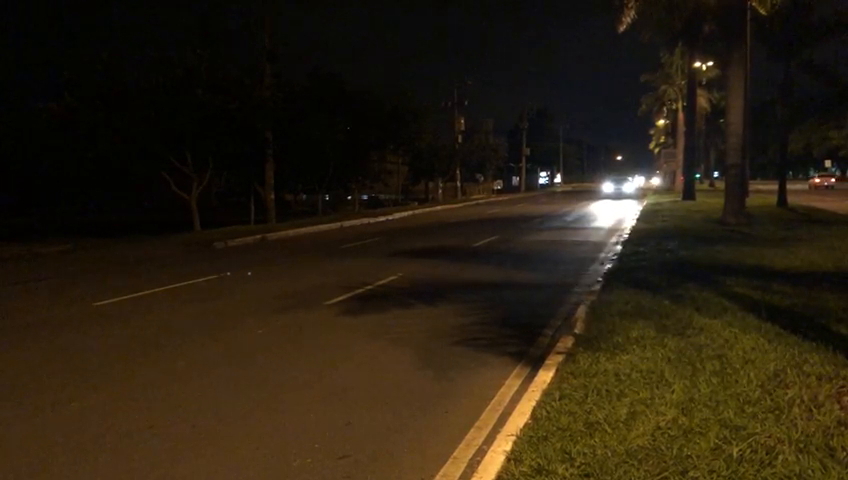
#> input picture frame 29 of l4.mp4, 848 x 480 px, given in place of teste.avi, which was not available
$ python teste.py
#> lines starting #> are read from the running program, lines starting #| are printed output that depends on the picture
import cv2 as cv
import numpy as np


def binarizar(matriz):
    T = 160
    linhas, colunas = matriz.shape
    for i in range(0, linhas):
        for j in range(0, colunas):
            if matriz[i][j] > T:
                matriz[i][j] = 255
            else:
                matriz[i][j] = 0


def frame_difference(previus_frame, frame):
    return frame - previus_frame


def func():
    background = frame_difference(previus_frame, frame)
    a, th3 = cv.threshold(frame, 170, 255, cv.THRESH_BINARY)
    th3 = cv.adaptiveThreshold(frame, 255, cv.ADAPTIVE_THRESH_GAUSSIAN_C, cv.THRESH_BINARY, 11, 2)
    # binarizar(background)
    cv.imshow("aloha", th3)
cap = cv.VideoCapture("teste.avi")

fgbg = cv.createBackgroundSubtractorMOG2()
cont = 0
frameanterior = 0
while(1):
    ret, frame = cap.read()
#> frame is the input picture: shape (480, 848, 3); mean B, G, R 16.2, 31.9, 42.1
    if not ret:
        break
    frame = cv.cvtColor(frame, cv.COLOR_BGR2YUV)
#> frame: shape (480, 848, 3); mean of channels 0, 1, 2 33.2, 119.7, 135.9
    frame = frame[:, :, 0]
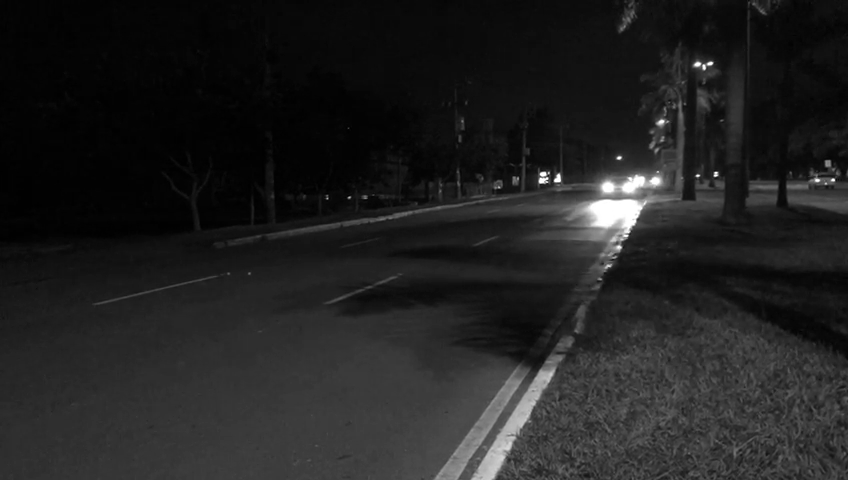
#> frame: shape (480, 848); min 0, max 255, mean 33.2
    cont += 1
    if 1400 < cont < 1640:
        # -------------------------------------
        # func()

        # -------------------------------------

        fgmask = fgbg.apply(frame)
        cv.imshow('frameee', frame)
        cv.imshow('frame', fgmask)
        k = cv.waitKey(0) & 0xff
        print(cont)
        if k == 27:
            break
    previus_frame = frame
cap.release()
cv.destroyAllWindows()

$ run again, starting later in the video
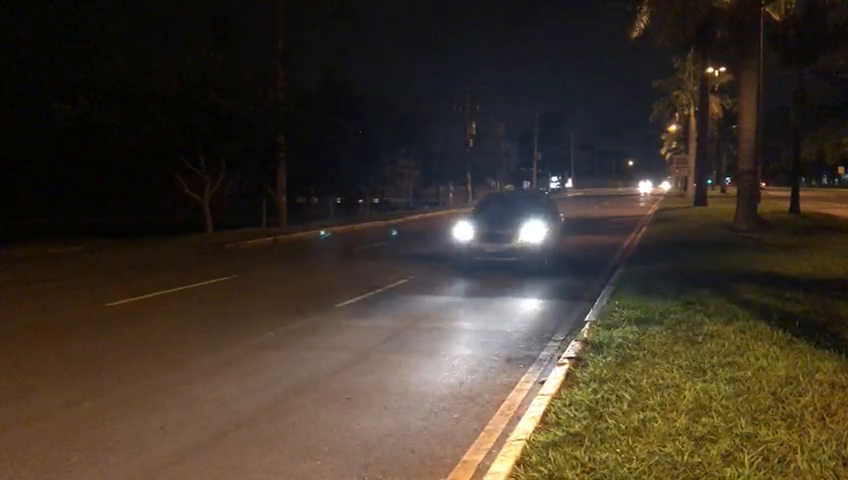
#> input picture frame 131 of l4.mp4, 848 x 480 px, given in place of teste.avi, which was not available
#> frame is the input picture: shape (480, 848, 3); mean B, G, R 42.5, 53.8, 63.8
#> `frame = frame[:, :, 0]`:
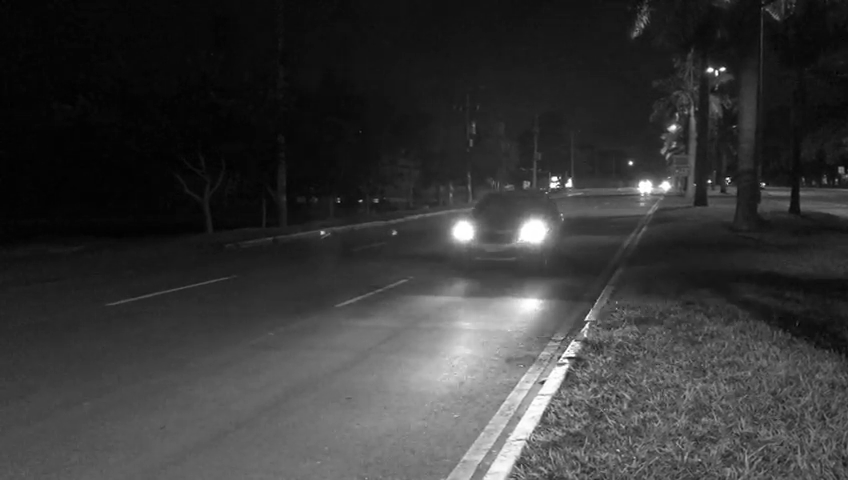
#> frame: shape (480, 848); min 1, max 255, mean 55.5

$ run again, starting later in the video
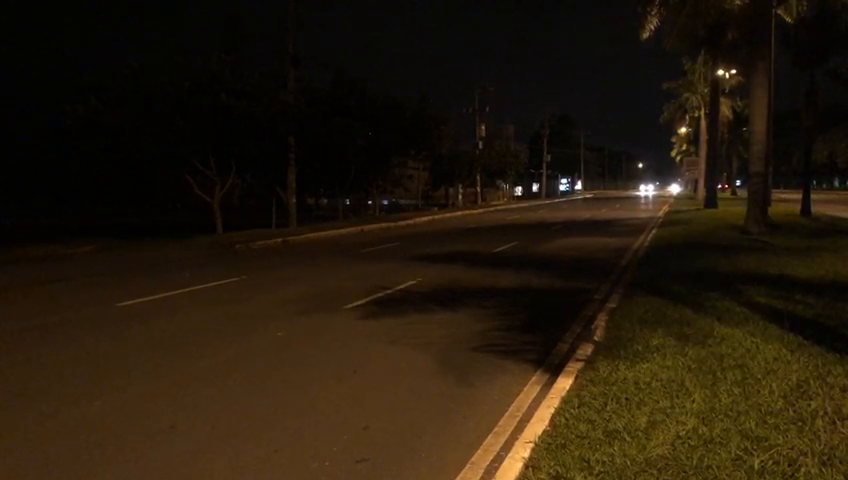
#> input picture frame 233 of l4.mp4, 848 x 480 px, given in place of teste.avi, which was not available
#> frame is the input picture: shape (480, 848, 3); mean B, G, R 11, 25.7, 37.1
#> `frame = frame[:, :, 0]`:
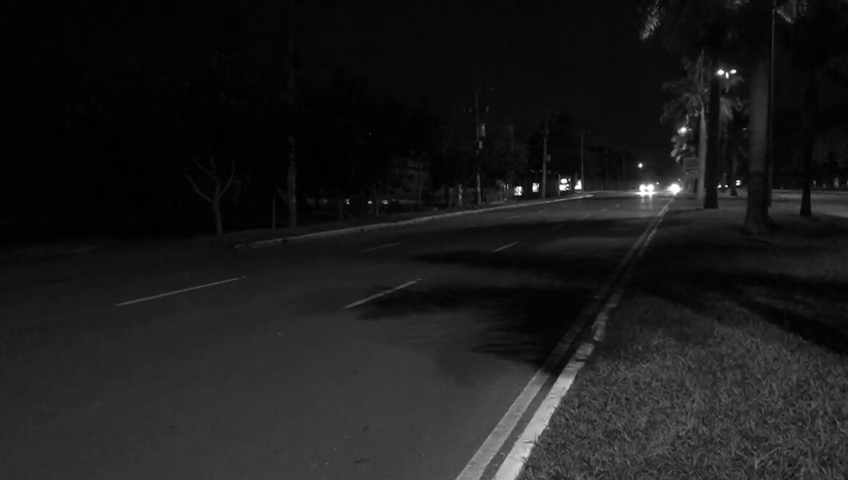
#> frame: shape (480, 848); min 0, max 255, mean 27.5
